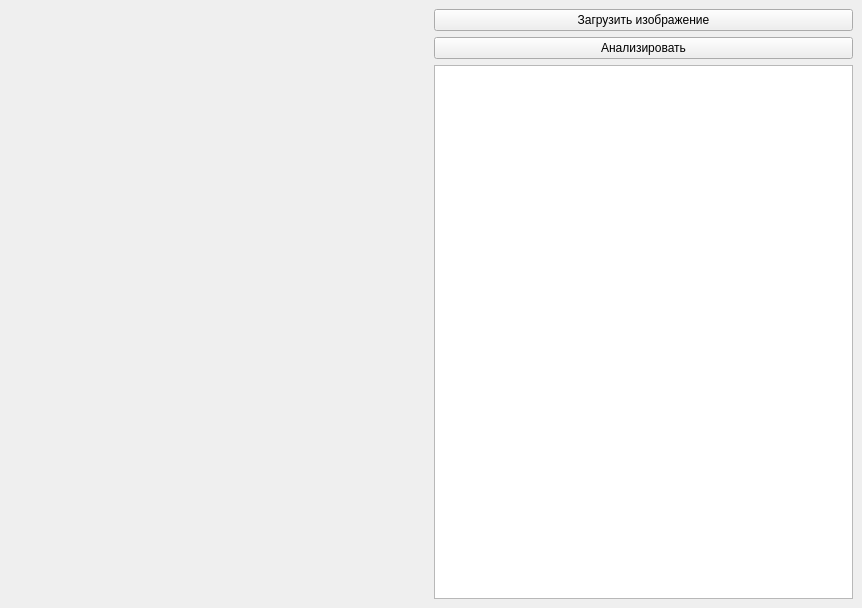
<?xml version="1.0" encoding="UTF-8"?>
<ui version="4.0">
 <class>MainWindow</class>
 <widget class="QMainWindow" name="MainWindow">
  <property name="geometry">
   <rect>
    <x>0</x>
    <y>0</y>
    <width>862</width>
    <height>608</height>
   </rect>
  </property>
  <property name="windowTitle">
   <string>Lungo-Vision</string>
  </property>
  <widget class="QWidget" name="centralwidget">
   <layout class="QGridLayout" name="gridLayout">
    <item row="0" column="1">
     <widget class="QPushButton" name="downloadBtn">
      <property name="text">
       <string>Загрузить изображение</string>
      </property>
     </widget>
    </item>
    <item row="2" column="1">
     <widget class="QTextBrowser" name="textBrowser"/>
    </item>
    <item row="1" column="1">
     <widget class="QPushButton" name="analyzeBtn">
      <property name="text">
       <string>Анализировать</string>
      </property>
     </widget>
    </item>
    <item row="0" column="0" rowspan="3">
     <widget class="QLabel" name="imgHolder">
      <property name="sizePolicy">
       <sizepolicy hsizetype="Expanding" vsizetype="Preferred">
        <horstretch>0</horstretch>
        <verstretch>0</verstretch>
       </sizepolicy>
      </property>
      <property name="text">
       <string/>
      </property>
      <property name="scaledContents">
       <bool>true</bool>
      </property>
     </widget>
    </item>
   </layout>
  </widget>
 </widget>
 <resources/>
 <connections/>
</ui>
